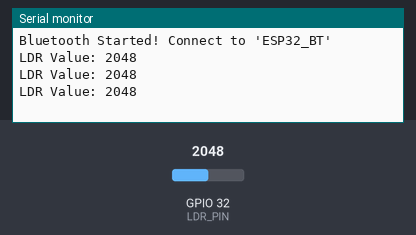
This sketch was run on a simulated ESP32. On the bench: the last lines printed to the serial monitor. The test bench sets the inputs (shaded band); at power-on: GPIO 32 (LDR_PIN) = 2048 (analog values on the 0–4095 scale). Nothing arrives over Bluetooth unless stated.

Above: at 1.3 s.
1.4 s: GPIO 32 (LDR_PIN) set to 2866
At 1.9 s:
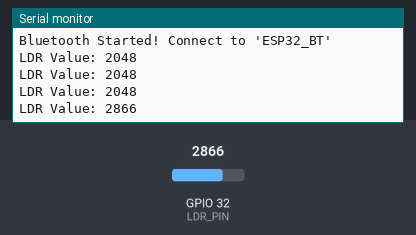
2.9 s: GPIO 32 (LDR_PIN) set to 3603
At 3.4 s:
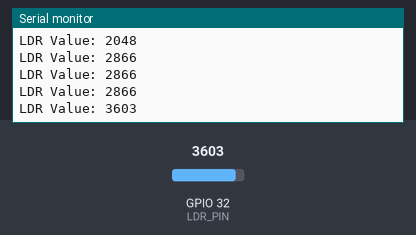
Timing chart, 0 to 5.9 s (numbered marks = the images above; inputs shaded):
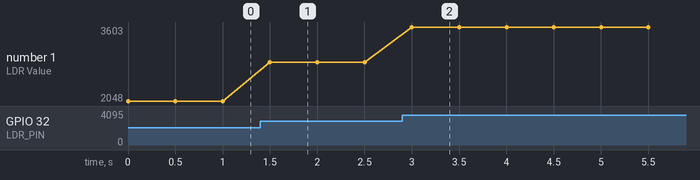

Measured:
- after the input at 1.4 s, the serial monitor: prints a new line after 0.10 s (image 1)
- after the input at 2.9 s, the serial monitor: prints a new line after 0.10 s (image 2)
- plotted number 1: 2048 → 2866 after the input at 1.4 s, 2866 → 3603 after the input at 2.9 s

The sketch:

ldr_bluetooth.ino
```cpp
#include "BluetoothSerial.h"

#define LDR_PIN 32  // Use any ADC-capable pin (GPIO 32–39)

BluetoothSerial SerialBT;

void setup() {
  Serial.begin(115200);
  SerialBT.begin("ESP32_BT");  // Set Bluetooth device name
  Serial.println("Bluetooth Started! Connect to 'ESP32_BT'");

  analogReadResolution(12);    // Set ADC resolution to 12 bits (0–4095)
}

void loop() {
  int ldrValue = analogRead(LDR_PIN);  // Read LDR sensor value

  // Print and send the value via Bluetooth
  Serial.print("LDR Value: ");
  Serial.println(ldrValue);

  SerialBT.println(ldrValue);  // Send to connected Bluetooth device

  delay(500);  // Delay for readability
}
```
